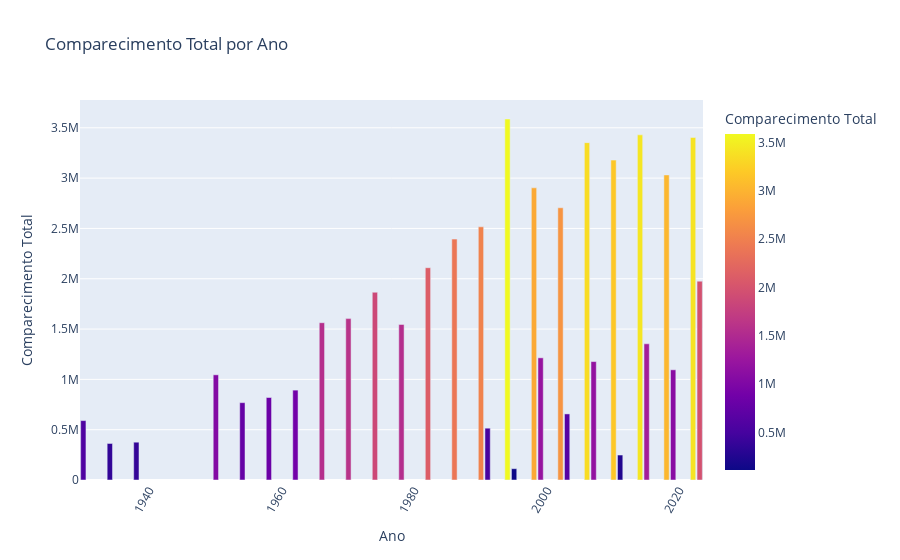

Notebook source saved alongside this figure:
### Code cell
#### solução com plotly
fig = px.bar(df_hist_grouped, x='ano', y='comparecimento',
            title='Comparecimento Total por Ano', 
            labels={'comparecimento': 'Comparecimento Total', 'ano': 'Ano'},
            color='comparecimento',
)

fig.update_layout(xaxis_tickangle=-60)
fig.show()

### Figure 1 — Plotly figure (JSON) as saved in the notebook; plotly's stock layout.template omitted (floating-point values rounded to 4 significant figures)
{"data": [{"alignmentgroup": "True", "hovertemplate": "Ano=%{x}<br>Comparecimento Total=%{marker.color}<extra></extra>", "legendgroup": "", "marker": {"color": [590549, 363000, 375700, 1045246, 768607, 819810, 893172, 1563135, 1603975, 1865753, 1545791, 2109723, 2394031, 2516215, 515000, 3587538, 112294, 2903477, 1214215, 2705337, 656789, 3352605, 1176955, 3178856, 248107, 3429873, 1353486, 3031768, 1095118, 3404252, 1976274], "coloraxis": "coloraxis", "pattern": {"shape": ""}}, "name": "", "offsetgroup": "", "orientation": "v", "showlegend": false, "textposition": "auto", "type": "bar", "x": [1930, 1934, 1938, 1950, 1954, 1958, 1962, 1966, 1970, 1974, 1978, 1982, 1986, 1990, 1991, 1994, 1995, 1998, 1999, 2002, 2003, 2006, 2007, 2010, 2011, 2014, 2015, 2018, 2019, 2022, 2023], "xaxis": "x", "y": [590549, 363000, 375700, 1045246, 768607, 819810, 893172, 1563135, 1603975, 1865753, 1545791, 2109723, 2394031, 2516215, 515000, 3587538, 112294, 2903477, 1214215, 2705337, 656789, 3352605, 1176955, 3178856, 248107, 3429873, 1353486, 3031768, 1095118, 3404252, 1976274], "yaxis": "y"}], "layout": {"autosize": true, "barmode": "relative", "coloraxis": {"colorbar": {"title": {"text": "Comparecimento Total"}}, "colorscale": [[0, "#0d0887"], [0.1111, "#46039f"], [0.2222, "#7201a8"], [0.3333, "#9c179e"], [0.4444, "#bd3786"], [0.5556, "#d8576b"], [0.6667, "#ed7953"], [0.7778, "#fb9f3a"], [0.8889, "#fdca26"], [1, "#f0f921"]]}, "legend": {"tracegroupgap": 0}, "title": {"text": "Comparecimento Total por Ano"}, "xaxis": {"anchor": "y", "autorange": true, "domain": [0, 1], "range": [1930.0, 2024.0], "tickangle": -60, "title": {"text": "Ano"}, "type": "linear"}, "yaxis": {"anchor": "x", "autorange": true, "domain": [0, 1], "range": [0, 3776000.0], "title": {"text": "Comparecimento Total"}, "type": "linear"}}}
